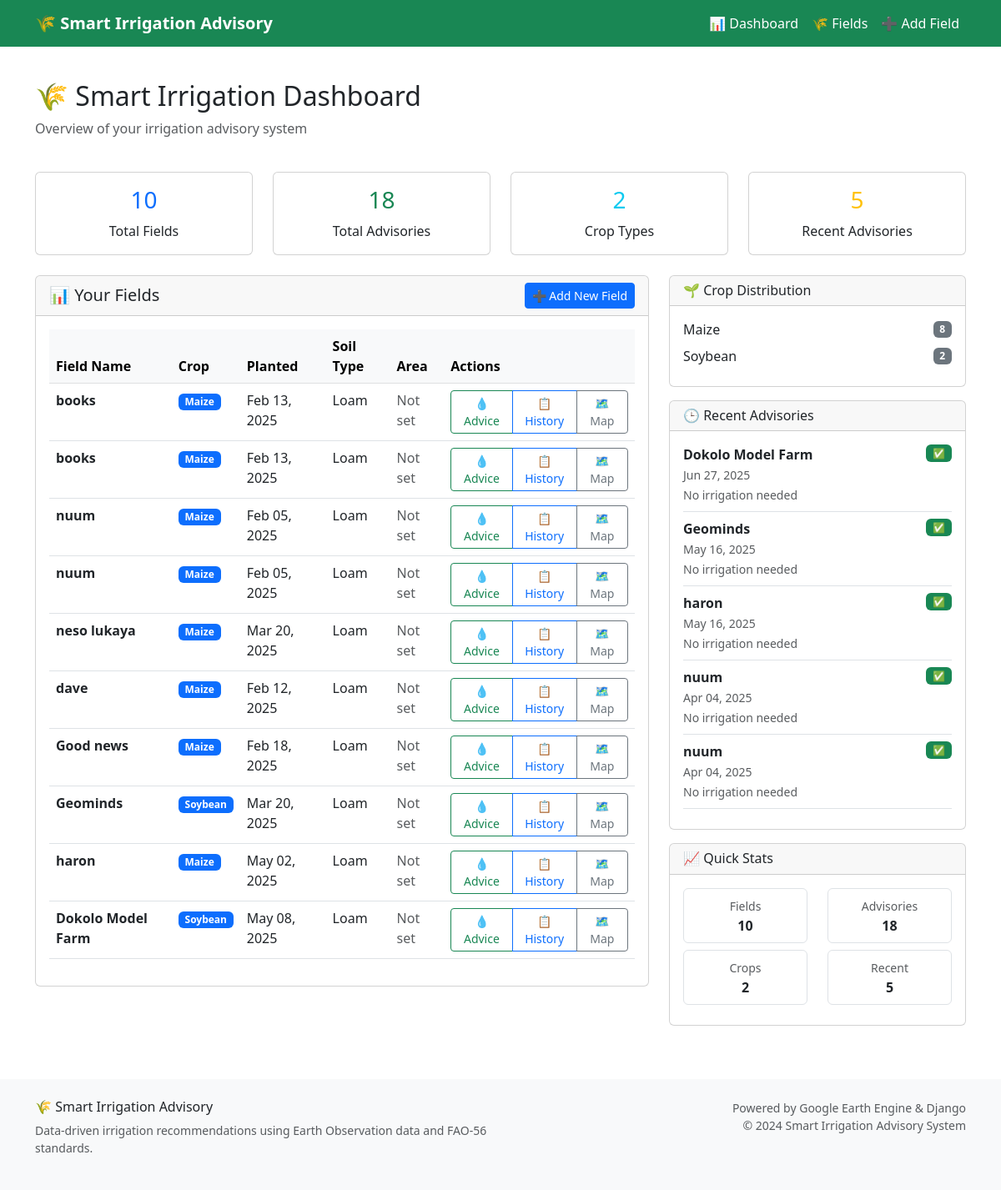
Page /dashboard/ on the earlier database version.
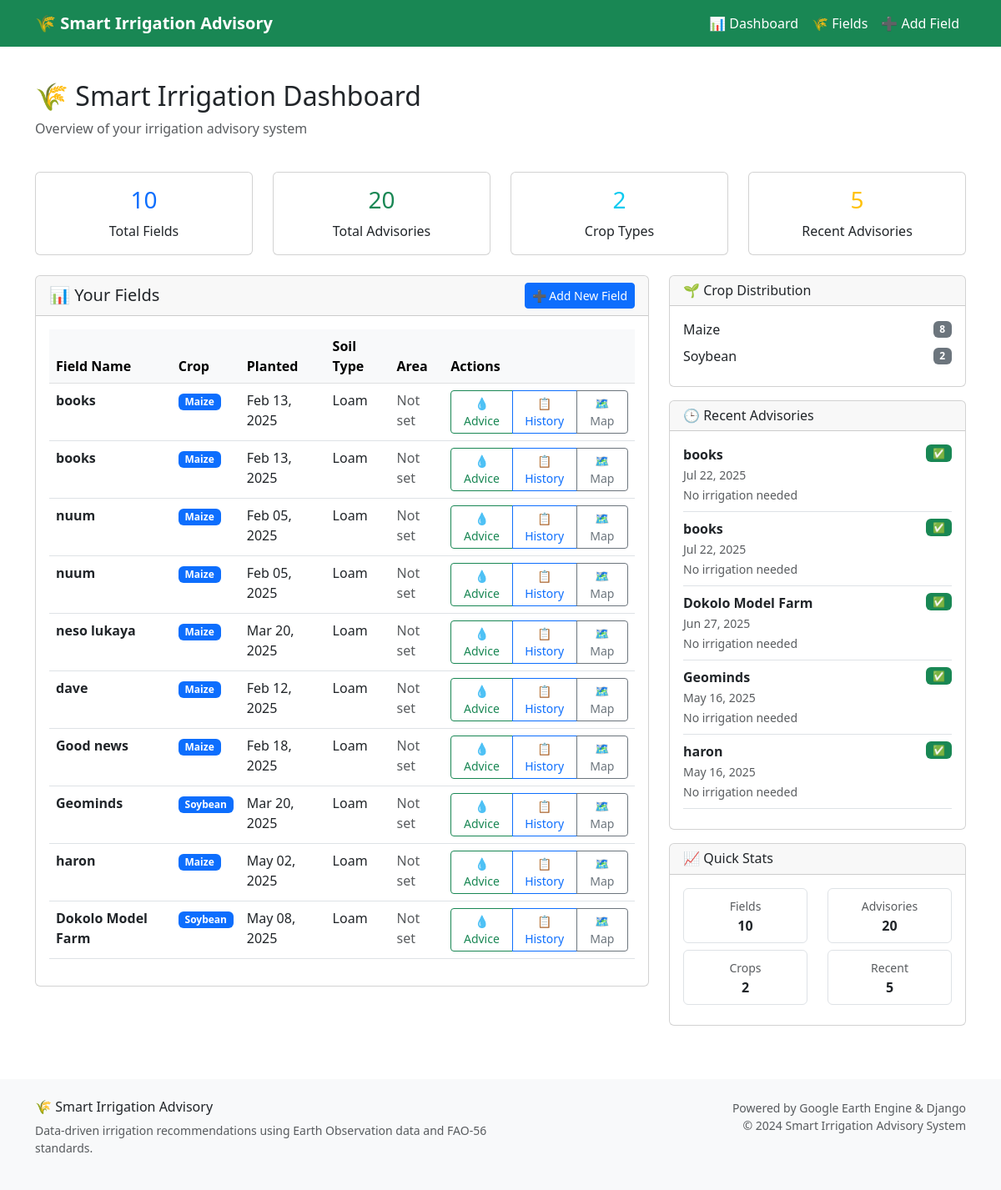
Same page on the later database version.
### advisory/models.py (models this page shows, shortened)
class FarmField(models.Model):
    CROP_CHOICES = [
        ("maize", "Maize"),
        ("soybean", "Soybean"),
        ("rice", "Rice"),
        ("wheat", "Wheat"),
        ("sugarcane", "Sugarcane"),
        ("cotton", "Cotton"),
        ("beans", "Beans"),
        ("potatoes", "Potatoes"),
        ("tomatoes", "Tomatoes"),
        ("cassava", "Cassava"),
    ]
    SOIL_CHOICES = [
        ("clay", "Clay"),
        ("loam", "Loam"),
        ("sandy", "Sandy"),
        ("silt", "Silt"),
        ("clay_loam", "Clay Loam"),
        ("sandy_loam", "Sandy Loam"),
    ]
    name = models.CharField(max_length=100)
    latitude = models.FloatField(_('Latitude'), validators=[
        MinValueValidator(-90.0), MaxValueValidator(90.0)])
    longitude = models.FloatField(_('Longitude'), validators=[
        MinValueValidator(-180.0), MaxValueValidator(180.0)])
    soil_type = models.CharField(
        choices=SOIL_CHOICES, max_length=20, default="loam")
    crop_type = models.CharField(
        choices=CROP_CHOICES, max_length=20, default="maize")
    planting_date = models.DateField(_('Planting Date'), default=date.today)
    field_area_ha = models.FloatField(
        _('Field Area (ha)'),
        validators=[MinValueValidator(0.1), MaxValueValidator(1000.0)],
        null=True, blank=True,
        help_text="Field area in hectares"
    )
    elevation = models.FloatField(
        _('Elevation (m)'),
        null=True, blank=True,
        help_text="Field elevation in meters"
    )
    created_at = models.DateTimeField(auto_now_add=True)
    updated_at = models.DateTimeField(auto_now=True)
    class Meta:
        ordering = ['-created_at']
        verbose_name = 'Farm Field'
        verbose_name_plural = 'Farm Fields'

class IrrigationAdvisory(models.Model):
    field = models.ForeignKey(FarmField, on_delete=models.CASCADE)
    date = models.DateField(default=date.today)
    crop_stage = models.CharField(max_length=50, default="Initial")
    eto = models.FloatField(default=0.0)  # mm/day
    rainfall = models.FloatField(default=0.0)  # mm/week
    kc = models.FloatField(default=0.0)  # Crop Coefficient
    water_need = models.FloatField(default=0.0)  # mm/week
    water_deficit = models.FloatField(default=0.0)
    recommendation = models.TextField(blank=True)
    soil_moisture = models.FloatField(
        default=0.0,
        help_text="Soil moisture percentage"
    )
    irrigation_recommended = models.BooleanField(default=False)
    irrigation_volume = models.FloatField(
        default=0.0,
        help_text="Recommended irrigation volume in mm"
    )
    confidence_score = models.FloatField(
        default=0.0,
        validators=[MinValueValidator(0.0), MaxValueValidator(1.0)],
        help_text="Confidence in recommendation (0-1)"
    )
    data_source = models.CharField(
        max_length=50,
        default="simulated",
        help_text="Source of weather data (GEE, API, simulated)"
    )
    class Meta:
        ordering = ['-date']
        verbose_name = 'Irrigation Advisory'
        verbose_name_plural = 'Irrigation Advisories'
        get_latest_by = 'date'

### advisory/views.py (the view)
# urls.py: path('dashboard/', views.dashboard_view, name='dashboard'),
def dashboard_view(request):
    fields = FarmField.objects.all()
    total_fields = fields.count()
    total_advisories = IrrigationAdvisory.objects.count()
    crop_summary = {}
    for field in fields:
        crop = field.crop_type
        if crop not in crop_summary:
            crop_summary[crop] = 0
        crop_summary[crop] += 1
    recent_advisories = IrrigationAdvisory.objects.select_related(
        'field').order_by('-date')[:5]
    context = {
        'total_fields': total_fields,
        'total_advisories': total_advisories,
        'crop_summary': crop_summary,
        'recent_advisories': recent_advisories,
        'fields': fields
    }
    return render(request, 'advisory/dashboard.html', context)

### templates/advisory/dashboard.html (shortened to what this page needs)
{% extends "base.html" %} {% block title %}Dashboard{% endblock %} {% block content %}
<div class="container mt-4">
  <div class="row mb-4">
    <div class="col-12">
      <h2>🌾 Smart Irrigation Dashboard</h2>
      <p class="text-muted">Overview of your irrigation advisory system</p>
    </div>
  </div>
  <div class="row mb-4">
    <div class="col-md-3">
      <div class="card text-center">
        <div class="card-body">
          <h3 class="text-primary">{{ total_fields }}</h3>
          <p class="card-text">Total Fields</p>
        </div>
      </div>
    </div>
    <div class="col-md-3">
      <div class="card text-center">
        <div class="card-body">
          <h3 class="text-success">{{ total_advisories }}</h3>
          <p class="card-text">Total Advisories</p>
        </div>
      </div>
    </div>
    <div class="col-md-3">
      <div class="card text-center">
        <div class="card-body">
          <h3 class="text-info">{{ crop_summary|length }}</h3>
          <p class="card-text">Crop Types</p>
        </div>
      </div>
    </div>
    <div class="col-md-3">
      <div class="card text-center">
        <div class="card-body">
          <h3 class="text-warning">{% if recent_advisories %} {{ recent_advisories|length }} {% else %} 0 {% endif %}</h3>
          <p class="card-text">Recent Advisories</p>
        </div>
      </div>
    </div>
  </div>
  <div class="row">
    <div class="col-md-8">
      <div class="card">
        <div class="card-header d-flex justify-content-between align-items-center">
          <h5 class="mb-0">📊 Your Fields</h5>
          <a href="{% url 'advisory:create_field' %}" class="btn btn-primary btn-sm"> ➕ Add New Field </a>
        </div>
        <div class="card-body">
          {% if fields %}
          <div class="table-responsive">
            <table class="table table-hover">
              <thead class="table-light">
                <tr>
                  <th>Field Name</th>
                  <th>Crop</th>
                  <th>Planted</th>
                  <th>Soil Type</th>
                  <th>Area</th>
                  <th>Actions</th>
                </tr>
              </thead>
              <tbody>
                {% for field in fields %}
                <tr>
                  <td>
                    <strong>{{ field.name }}</strong>
                  </td>
                  <td>
                    <span class="badge bg-primary">{{ field.crop_type|title }}</span>
                  </td>
                  <td>{{ field.planting_date|date:"M d, Y" }}</td>
                  <td>{{ field.soil_type|title }}</td>
                  <td>
                    {% if field.field_area_ha %} {{ field.field_area_ha }} ha {% else %}
                    <span class="text-muted">Not set</span>
                    {% endif %}
                  </td>
                  <td>
                    <div class="btn-group btn-group-sm">
                      <a href="{% url 'advisory:get_advice' field.id %}" class="btn btn-outline-success"> 💧 Advice </a>
                      <a href="{% url 'advisory:advisory_history' field.id %}" class="btn btn-outline-primary"> 📋 History </a>
                      <a href="{% url 'advisory:field_map' field.id %}" class="btn btn-outline-secondary"> 🗺️ Map </a>
                    </div>
                  </td>
                </tr>
                {% endfor %}
              </tbody>
            </table>
          </div>
          {% else %}
          <div class="text-center py-4">
            <p class="text-muted">No fields registered yet.</p>
            <a href="{% url 'advisory:create_field' %}" class="btn btn-primary"> Create Your First Field </a>
          </div>
          {% endif %}
        </div>
      </div>
    </div>
    <div class="col-md-4">
      {% if crop_summary %}
      <div class="card mb-3">
        <div class="card-header">
          <h6 class="mb-0">🌱 Crop Distribution</h6>
        </div>
        <div class="card-body">
          {% for crop, count in crop_summary.items %}
          <div class="d-flex justify-content-between align-items-center mb-2">
            <span>{{ crop|title }}</span>
            <span class="badge bg-secondary">{{ count }}</span>
          </div>
          {% endfor %}
        </div>
      </div>
      {% endif %}
      {% if recent_advisories %}
      <div class="card mb-3">
        <div class="card-header">
          <h6 class="mb-0">🕒 Recent Advisories</h6>
        </div>
        <div class="card-body">
          {% for advisory in recent_advisories %}
          <div class="border-bottom pb-2 mb-2">
            <div class="d-flex justify-content-between align-items-start">
              <div>
                <strong>{{ advisory.field.name }}</strong>
                <br />
                <small class="text-muted">{{ advisory.date|date:"M d, Y" }}</small>
              </div>
              <span class="badge {% if advisory.irrigation_recommended %}bg-warning{% else %}bg-success{% endif %}">
                {% if advisory.irrigation_recommended %}💧{% else %}✅{% endif %}
              </span>
            </div>
            <small class="text-muted">
              {% if advisory.irrigation_recommended %} {{ advisory.irrigation_volume|floatformat:1 }}mm recommended {% else %} No irrigation needed {% endif %}
            </small>
          </div>
          {% endfor %}
        </div>
      </div>
      {% endif %}
      <div class="card">
        <div class="card-header">
          <h6 class="mb-0">📈 Quick Stats</h6>
        </div>
        <div class="card-body">
          <div class="row text-center">
            <div class="col-6">
              <div class="border rounded p-2 mb-2">
                <small class="text-muted">Fields</small>
                <div class="fw-bold">{{ total_fields }}</div>
              </div>
            </div>
            <div class="col-6">
              <div class="border rounded p-2 mb-2">
                <small class="text-muted">Advisories</small>
                <div class="fw-bold">{{ total_advisories }}</div>
              </div>
            </div>
          </div>
          <div class="row text-center">
            <div class="col-6">
              <div class="border rounded p-2 mb-2">
                <small class="text-muted">Crops</small>
                <div class="fw-bold">{{ crop_summary|length }}</div>
              </div>
            </div>
            <div class="col-6">
              <div class="border rounded p-2 mb-2">
                <small class="text-muted">Recent</small>
                <div class="fw-bold">{{ recent_advisories|length }}</div>
              </div>
            </div>
          </div>
        </div>
      </div>
    </div>
  </div>
</div>
{% endblock %}

### templates/base.html (shortened to what this page needs)
{% load static %}
<!DOCTYPE html>
<html lang="en">
  <head>
    <link href="https://cdn.jsdelivr.net/npm/bootstrap@5.3.0/dist/css/bootstrap.min.css" rel="stylesheet" />
    <link rel="stylesheet" href="https://unpkg.com/leaflet@1.9.4/dist/leaflet.css" />
    <link rel="stylesheet" href="{% static 'css/main.css' %}" />
  </head>
  <body>
    <nav class="navbar navbar-expand-lg navbar-dark bg-success px-4">
      <div class="container">
        <a class="navbar-brand text-white fw-bold" href="{% url 'advisory:dashboard' %}"> 🌾 Smart Irrigation Advisory </a>
        <div class="collapse navbar-collapse" id="navbarNav">
          <ul class="navbar-nav ms-auto">
            <li class="nav-item">
              <a class="nav-link text-white" href="{% url 'advisory:dashboard' %}"> 📊 Dashboard </a>
            </li>
            <li class="nav-item">
              <a class="nav-link text-white" href="{% url 'advisory:field_list' %}"> 🌾 Fields </a>
            </li>
            <li class="nav-item">
              <a class="nav-link text-white" href="{% url 'advisory:create_field' %}"> ➕ Add Field </a>
            </li>
          </ul>
        </div>
      </div>
    </nav>
    <main class="py-3">{% block content %}{% endblock %}</main>
    <footer class="bg-light py-4 mt-5">
      <div class="container">
        <div class="row">
          <div class="col-md-6">
            <h6>🌾 Smart Irrigation Advisory</h6>
            <p class="text-muted small">Data-driven irrigation recommendations using Earth Observation data and FAO-56 standards.</p>
          </div>
          <div class="col-md-6 text-md-end">
            <p class="text-muted small">
              Powered by Google Earth Engine & Django<br />
              © 2024 Smart Irrigation Advisory System
            </p>
          </div>
        </div>
      </div>
    </footer>
  </body>
</html>

Differences in the rows shown:
no longer on this page (row unchanged): IrrigationAdvisory: field.name "nuum", date "Apr 04, 2025", irrigation_recommended "No irrigation needed"
no longer on this page (row unchanged): IrrigationAdvisory: field.name "nuum", date "Apr 04, 2025", irrigation_recommended "No irrigation needed"
added IrrigationAdvisory: field.name "books", date "Jul 22, 2025", irrigation_recommended "No irrigation needed"
added IrrigationAdvisory: field.name "books", date "Jul 22, 2025", irrigation_recommended "No irrigation needed"
Other differences:
{{ total_advisories }}: "18" → "20"
